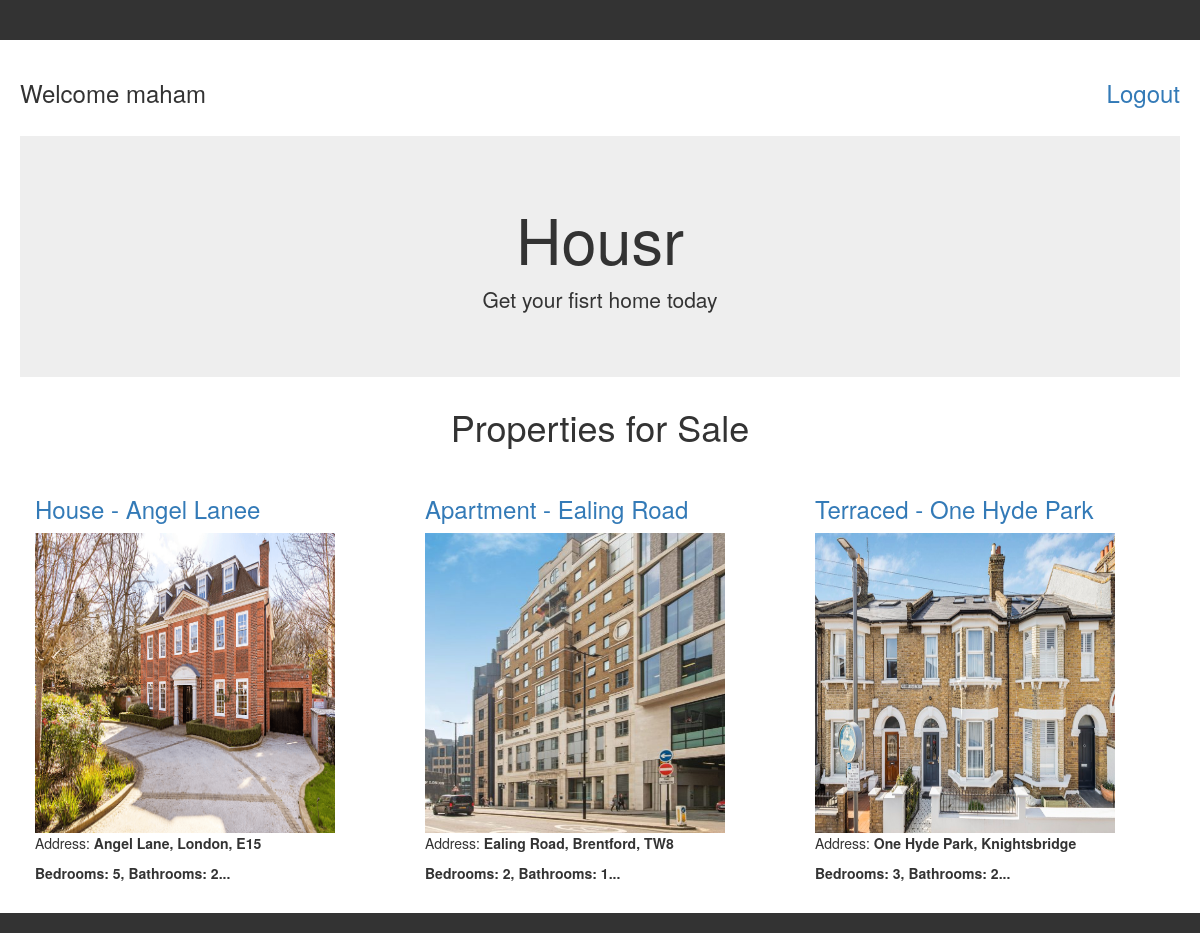
The app's page / (signed in) with its own data.
### housr_app/models.py (models this page shows, shortened)
class Property(models.Model):
    owner = models.ForeignKey(User, on_delete=models.CASCADE)
    title = models.CharField(max_length=255)
    description = models.TextField()
    price = models.DecimalField(max_digits=10, decimal_places=2)
    address = models.CharField(max_length=255)
    bedrooms = models.IntegerField()
    bathrooms = models.IntegerField()
    sqft = models.IntegerField()
    photo = models.ImageField(upload_to='properties/')
    available = models.BooleanField(default=True)
    created_at = models.DateTimeField(auto_now_add=True)
    updated_at = models.DateTimeField(auto_now=True)

### housr_app/views.py (the view)
# urls.py: path('', property_list, name='property_list'),
def property_list(request):
    properties = Property.objects.all()
    return render(request, 'property_list.html', {'properties': properties})

### templates/property_list.html (shortened to what this page needs)
{% extends 'base.html' %}
{% block content %}
  <link rel="stylesheet" href="https://maxcdn.bootstrapcdn.com/bootstrap/3.4.1/css/bootstrap.min.css">
  <h3>Welcome {{user.username}}                      <a class="pull-right" href="logout">Logout </a></h3><br>
<div class="jumbotron text-center">
    <h1>Housr</h1>
    <p>Get your fisrt home today</p>
  </div>
  <div align="center">
    <h1>Properties for Sale</h1>
  </div><br>
<div class="container">
  <div class="row">
    {% for propert in properties %}
    <div class="col-sm-4">
      <a href="{% url 'property_detail' propert.id %}">
        <h3>{{ propert.title }}</h3>
        <img width="300" height="300" src="{{ propert.photo.url }}">
      </a>
      <p>Address: <b>{{ propert.address }}</b></p>
      <p><b>Bedrooms: {{ propert.bedrooms }}, Bathrooms: {{ propert.bathrooms }}...</b></p>
    </div>
    {% endfor %}
  </div>
</div>
{% endblock %}

### static/base.css (style rules this page uses)
html, body, div, span, applet, object, iframe, h1, h2, h3, h4, h5, h6, p, blockquote, pre, a, abbr, acronym, address, big, cite, code, del, dfn, em, img, ins, kbd, q, s, samp, small, strike, strong, sub, sup, tt, var, b, u, i, center, dl, dt, dd, ol, ul, li, fieldset, form, label, legend, table, caption, tbody, tfoot, thead, tr, th, td, article, aside, canvas, details, embed, figure, figcaption, footer, header, hgroup, menu, nav, output, ruby, section, summary, time, mark, audio, video { margin: 0; padding: 0; border: 0; font-size: 100%; font: inherit; vertical-align: baseline; }
body { line-height: 1; }
body { font-family: Arial, sans-serif; background-color: #f1f1f1; }

### records on screen
Property: title "House - Angel Lanee", photo (picture), address "Angel Lane, London, E15", bedrooms "5", bathrooms "2"
Property: title "Apartment - Ealing Road", photo (picture), address "Ealing Road, Brentford, TW8", bedrooms "2", bathrooms "1"
Property: title "Terraced - One Hyde Park", photo (picture), address "One Hyde Park, Knightsbridge", bedrooms "3", bathrooms "2"

### other values on screen
{{ user.username }} "maham"
